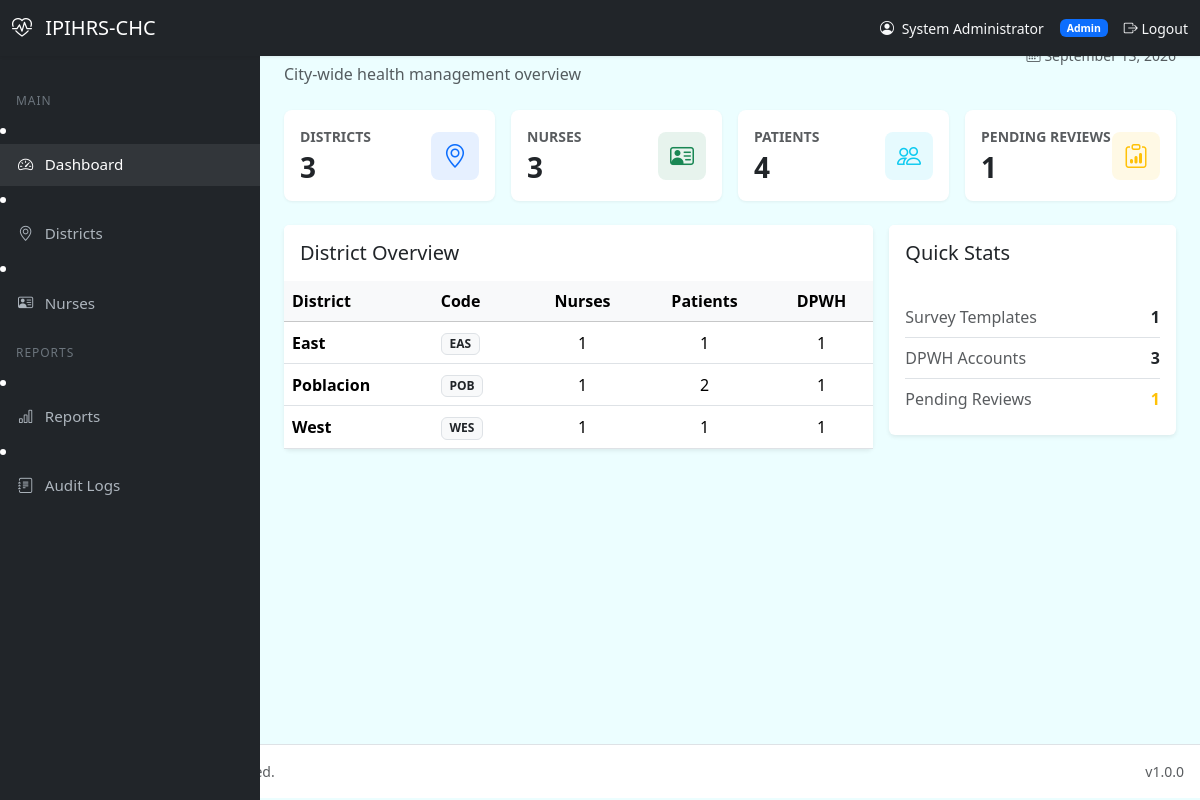
Page /admin/dashboard.php (signed in) on the committed database.
### tables this page shows
CREATE TABLE IF NOT EXISTS districts (
    district_id INT UNSIGNED AUTO_INCREMENT PRIMARY KEY,
    district_name VARCHAR(120) NOT NULL,
    district_code VARCHAR(30) NOT NULL UNIQUE,
    address TEXT NULL,
    contact_number VARCHAR(50) NULL,
    email VARCHAR(120) NULL,
    status ENUM('active','inactive') NOT NULL DEFAULT 'active',
    created_by INT UNSIGNED NULL,
    created_at DATETIME NOT NULL DEFAULT CURRENT_TIMESTAMP,
    updated_at DATETIME NOT NULL DEFAULT CURRENT_TIMESTAMP ON UPDATE CURRENT_TIMESTAMP,

    INDEX idx_districts_status (status),
    INDEX idx_districts_code (district_code)
);

### includes/helpers.php (called while the page is built, shortened)
<?php
if (!function_exists('e')) {
    function e(?string $value): string {
        return htmlspecialchars((string)($value ?? ''), ENT_QUOTES | ENT_HTML5, 'UTF-8');
    }
}

### admin/dashboard.php (the view, shortened to what this page needs)
<?php
require_once __DIR__ . '/../includes/helpers.php';
require_once __DIR__ . '/../includes/header.php';
$pdo = Database::getConnection();
$totalDistricts = (int)$pdo->query("SELECT COUNT(*) FROM districts WHERE status = 'active'")->fetchColumn();
$totalNurses    = (int)$pdo->query("SELECT COUNT(*) FROM users WHERE role = 'nurse' AND status = 'active'")->fetchColumn();
$totalPatients  = (int)$pdo->query("SELECT COUNT(*) FROM patients WHERE status = 'active'")->fetchColumn();
$totalSurveys   = (int)$pdo->query("SELECT COUNT(*) FROM surveys WHERE is_active = TRUE")->fetchColumn();
$totalDpwh      = (int)$pdo->query("SELECT COUNT(*) FROM users WHERE role = 'dpwh' AND status = 'active'")->fetchColumn();
$pendingReviews = (int)$pdo->query("SELECT COUNT(*) FROM survey_results WHERE status = 'pending'")->fetchColumn();
$stmt = $pdo->query("
    SELECT d.district_id, d.district_name, d.district_code,
           COUNT(DISTINCT p.patient_id) AS patient_count,
           COUNT(DISTINCT u.user_id) AS nurse_count,
           COUNT(DISTINCT dp.user_id) AS dpwh_count
    FROM districts d
    LEFT JOIN patients p ON p.district_id = d.district_id AND p.status = 'active'
    LEFT JOIN users u ON u.district_id = d.district_id AND u.role = 'nurse' AND u.status = 'active'
    LEFT JOIN users dp ON dp.district_id = d.district_id AND dp.role = 'dpwh' AND dp.status = 'active'
    WHERE d.status = 'active'
    GROUP BY d.district_id
    ORDER BY d.district_name
");
$districts = $stmt->fetchAll();
require_once __DIR__ . '/../includes/sidebar.php';
?>
<div class="main-content">
    <div class="d-flex flex-column flex-md-row justify-content-between align-items-md-center mb-4 gap-2">
        <div>
            <h2 class="mb-0">Dashboard</h2>
            <p class="text-muted mb-0">City-wide health management overview</p>
        </div>
        <span class="text-muted small">
        </span>
    </div>
    <div class="row g-3 mb-4">
        <div class="col-md-3 col-sm-6">
            <div class="card card-stat h-100">
                <div class="card-body">
                    <div class="d-flex justify-content-between align-items-center">
                        <div>
                            <p class="text-muted mb-1 small text-uppercase fw-semibold">Districts</p>
                            <h3 class="mb-0 fw-bold"><?= e((string)$totalDistricts) ?></h3>
                        </div>
                        <div class="icon bg-primary bg-opacity-10 text-primary">
                            <i class="bi bi-geo-alt"></i>
                        </div>
                    </div>
                </div>
            </div>
        </div>
        <div class="col-md-3 col-sm-6">
            <div class="card card-stat h-100">
                <div class="card-body">
                    <div class="d-flex justify-content-between align-items-center">
                        <div>
                            <p class="text-muted mb-1 small text-uppercase fw-semibold">Nurses</p>
                            <h3 class="mb-0 fw-bold"><?= e((string)$totalNurses) ?></h3>
                        </div>
                        <div class="icon bg-success bg-opacity-10 text-success">
                            <i class="bi bi-person-vcard"></i>
                        </div>
                    </div>
                </div>
            </div>
        </div>
        <div class="col-md-3 col-sm-6">
            <div class="card card-stat h-100">
                <div class="card-body">
                    <div class="d-flex justify-content-between align-items-center">
                        <div>
                            <p class="text-muted mb-1 small text-uppercase fw-semibold">Patients</p>
                            <h3 class="mb-0 fw-bold"><?= e((string)$totalPatients) ?></h3>
                        </div>
                        <div class="icon bg-info bg-opacity-10 text-info">
                            <i class="bi bi-people"></i>
                        </div>
                    </div>
                </div>
            </div>
        </div>
        <div class="col-md-3 col-sm-6">
            <div class="card card-stat h-100">
                <div class="card-body">
                    <div class="d-flex justify-content-between align-items-center">
                        <div>
                            <p class="text-muted mb-1 small text-uppercase fw-semibold">Pending Reviews</p>
                            <h3 class="mb-0 fw-bold"><?= e((string)$pendingReviews) ?></h3>
                        </div>
                        <div class="icon bg-warning bg-opacity-10 text-warning">
                            <i class="bi bi-clipboard-data"></i>
                        </div>
                    </div>
                </div>
            </div>
        </div>
    </div>
    <div class="row g-3">
        <div class="col-lg-8">
            <div class="card border-0 shadow-sm">
                <div class="card-header bg-white border-0 py-3">
                    <h5 class="mb-0">District Overview</h5>
                </div>
                <div class="card-body p-0">
                    <div class="table-responsive">
                        <table class="table table-hover align-middle mb-0">
                            <thead class="table-light">
                                <tr>
                                    <th>District</th>
                                    <th>Code</th>
                                    <th class="text-center">Nurses</th>
                                    <th class="text-center">Patients</th>
                                    <th class="text-center">DPWH</th>
                                </tr>
                            </thead>
                            <tbody>
                                <?php if (!$districts): ?>
                                    <tr><td colspan="5" class="text-center text-muted py-4">No districts found.</td></tr>
                                <?php else: ?>
                                    <?php foreach ($districts as $d): ?>
                                        <tr>
                                            <td class="fw-semibold"><?= e($d['district_name']) ?></td>
                                            <td><span class="badge bg-light text-dark border"><?= e($d['district_code']) ?></span></td>
                                            <td class="text-center"><?= e((string)$d['nurse_count']) ?></td>
                                            <td class="text-center"><?= e((string)$d['patient_count']) ?></td>
                                            <td class="text-center"><?= e((string)$d['dpwh_count']) ?></td>
                                        </tr>
                                    <?php endforeach; ?>
                                <?php endif; ?>
                            </tbody>
                        </table>
                    </div>
                </div>
            </div>
        </div>
        <div class="col-lg-4">
            <div class="card border-0 shadow-sm">
                <div class="card-header bg-white border-0 py-3">
                    <h5 class="mb-0">Quick Stats</h5>
                </div>
                <div class="card-body">
                    <div class="d-flex justify-content-between py-2 border-bottom">
                        <span class="text-muted">Survey Templates</span>
                        <span class="fw-semibold"><?= e((string)$totalSurveys) ?></span>
                    </div>
                    <div class="d-flex justify-content-between py-2 border-bottom">
                        <span class="text-muted">DPWH Accounts</span>
                        <span class="fw-semibold"><?= e((string)$totalDpwh) ?></span>
                    </div>
                    <div class="d-flex justify-content-between py-2">
                        <span class="text-muted">Pending Reviews</span>
                        <span class="fw-semibold text-warning"><?= e((string)$pendingReviews) ?></span>
                    </div>
                </div>
            </div>
        </div>
    </div>
</div>
<?php require_once __DIR__ . '/../includes/footer.php'; ?>

### assets/css/app.css (style rules this page uses)
:root { --primary: #0284c7; --primary-dark: #026aa7; --color-primary: #0891b2; --color-primary-dark: #0e7490; --color-secondary: #22d3ee; --color-accent: #059669; --color-background: #ecfeff; --color-foreground: #164e63; --color-card: #ffffff; --color-card-foreground: #164e63; --color-muted: #e8f1f6; --color-muted-foreground: #475569; --color-border: #a5f3fc; --color-ring: #0891b2; --color-danger: #dc2626; --color-danger-foreground: #ffffff; --shadow-soft: 0 10px 40px rgba(8, 145, 178, 0.08); --shadow-card: 0 1px 2px rgba(15, 23, 42, 0.04), 0 6px 24px rgba(8, 145, 178, 0.06); --radius: 1.25rem; }
* { box-sizing: border-box; }
body { font-family: 'Figtree', system-ui, -apple-system, Segoe UI, Roboto, Helvetica, Arial, sans-serif; background: var(--color-background); color: var(--color-foreground); min-height: 100vh; margin: 0; }
.main-content { margin-left: 260px; padding: 1.5rem; min-height: calc(100vh - 56px); }
.card-stat { border: none; border-radius: 0.5rem; box-shadow: 0 1px 3px rgba(0, 0, 0, 0.06); transition: transform 0.15s ease, box-shadow 0.15s ease; }
.card-stat .icon { width: 3rem; height: 3rem; border-radius: 0.5rem; display: flex; align-items: center; justify-content: center; font-size: 1.5rem; }

### rows in the picture
districts: district_name "East", district_code "EAS", nurse_count "1", patient_count "1", dpwh_count "1"
districts: district_name "Poblacion", district_code "POB", nurse_count "1", patient_count "2", dpwh_count "1"
districts: district_name "West", district_code "WES", nurse_count "1", patient_count "1", dpwh_count "1"

### other values in the picture
APP_SHORT_NAME "IPIHRS-CHC"
$currentUser['full_name'] "System Administrator"
$currentUser['role'] "Admin"
$label "Dashboard Districts Nurses Reports Audit Logs"
$totalDistricts "3"
$totalNurses "3"
$totalPatients "4"
$pendingReviews "1"
$totalSurveys "1"
$totalDpwh "3"
APP_VERSION "1.0.0"
